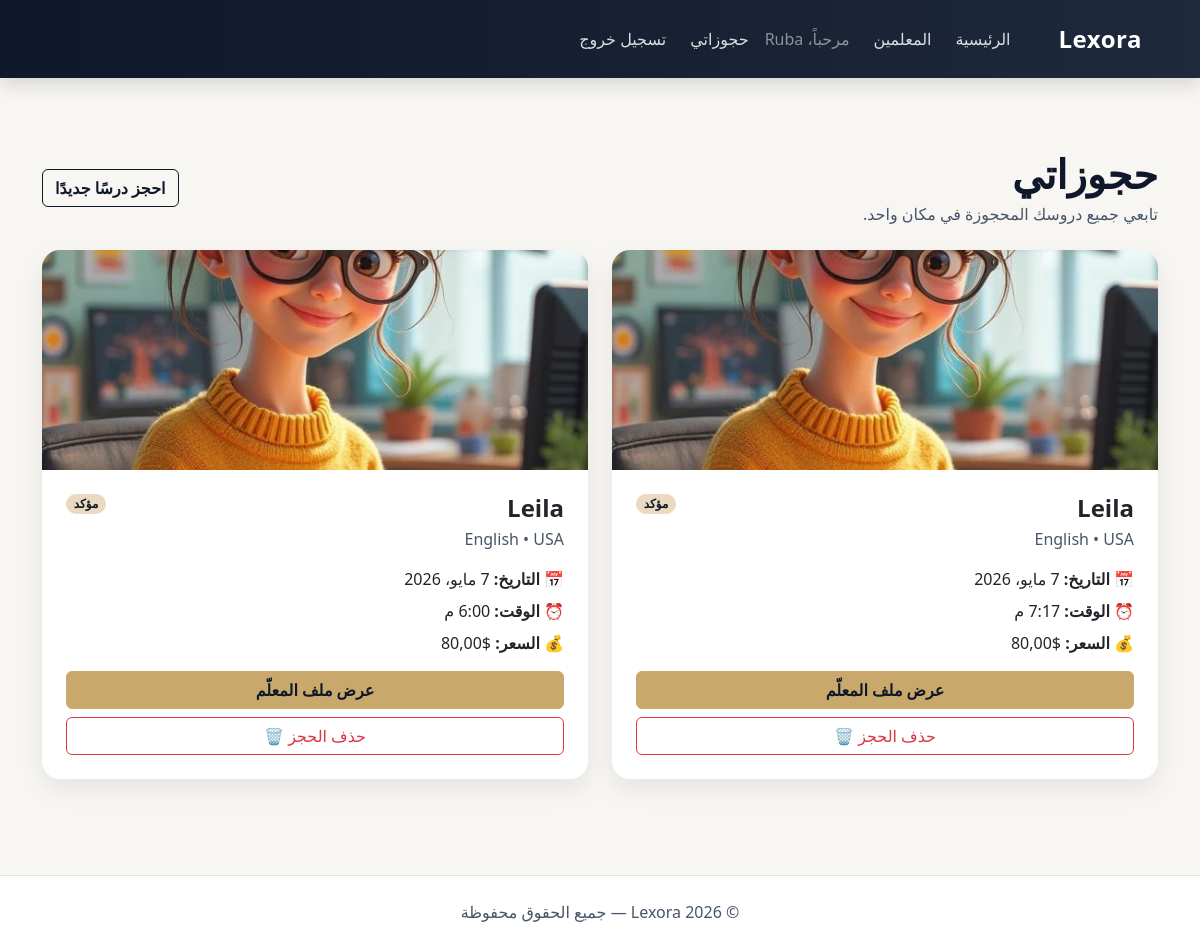
/my-bookings/ (signed in), run on the app's committed database.
### main/models.py (models this page shows, shortened)
class Booking(models.Model):
    student = models.ForeignKey(User, on_delete=models.CASCADE, related_name="student_bookings")
    tutor = models.ForeignKey(Tutor, on_delete=models.CASCADE, related_name="tutor_bookings")
    lesson_date = models.DateField()
    lesson_time = models.TimeField()
    note = models.TextField(blank=True)
    is_paid = models.BooleanField(default=False)
    amount = models.DecimalField(max_digits=10, decimal_places=2, default=0)
    platform_fee = models.DecimalField(max_digits=10, decimal_places=2, default=0)
    tutor_earnings = models.DecimalField(max_digits=10, decimal_places=2, default=0)
    currency = models.CharField(max_length=10, default="USD")
    created_at = models.DateTimeField(auto_now_add=True)

class Tutor(models.Model):
    user = models.OneToOneField(User, on_delete=models.CASCADE, null=True, blank=True)
    photo = models.ImageField(upload_to="tutors/photos/", blank=True, null=True)
    name = models.CharField(max_length=120)
    language = models.CharField(max_length=50)
    country = models.CharField(max_length=60)
    price = models.PositiveIntegerField(help_text="Price per hour in AED")
    rating = models.DecimalField(max_digits=2, decimal_places=1, default=4.8)
    bio = models.TextField(blank=True)
    lessons = models.PositiveIntegerField(default=0)
    students = models.PositiveIntegerField(default=0)
    is_active = models.BooleanField(default=True)
    created_at = models.DateTimeField(auto_now_add=True)
    updated_at = models.DateTimeField(auto_now=True)

### main/views.py (the view)
# urls.py: path('my-bookings/', views.my_bookings, name='my_bookings'),
@login_required
def my_bookings(request):
    bookings = Booking.objects.filter(student=request.user).order_by("-created_at")
    return render(request, "main/my_bookings.html", {"bookings": bookings})

### main/templates/main/my_bookings.html (shortened to what this page needs)
{% extends "main/base.html" %}
{% block content %}
<section class="py-5">
  <div class="container">
    <div class="d-flex justify-content-between align-items-center flex-wrap gap-3 mb-4">
      <div>
        <h1 class="fw-bold mb-1">حجوزاتي</h1>
        <p class="text-secondary mb-0">تابعي جميع دروسك المحجوزة في مكان واحد.</p>
      </div>
      <a href="/tutors/" class="btn btn-outline-dark">احجز درسًا جديدًا</a>
    </div>
    {% if bookings %}
      <div class="row g-4">
        {% for booking in bookings %}
        <div class="col-lg-6">
          <div class="card h-100 border-0 shadow-sm overflow-hidden">
            {% if booking.tutor.photo %}
              <img src="{{ booking.tutor.photo.url }}" alt="{{ booking.tutor.name }}"
                   style="width: 100%; height: 220px; object-fit: cover;">
            {% else %}
              <div style="width: 100%; height: 220px; background: #eee; display:flex; align-items:center; justify-content:center;">
                لا توجد صورة
              </div>
            {% endif %}
            <div class="card-body p-4">
              <div class="d-flex justify-content-between align-items-start mb-3">
                <div>
                  <h4 class="fw-bold mb-1">{{ booking.tutor.name }}</h4>
                  <p class="text-secondary mb-0">
                    {{ booking.tutor.language }} • {{ booking.tutor.country }}
                  </p>
                </div>
                <span class="badge rounded-pill" style="background:#EADBC0; color:#0F172A;">
                  مؤكد
                </span>
              </div>
              <p class="mb-2"><strong>📅 التاريخ:</strong> {{ booking.lesson_date }}</p>
              <p class="mb-2"><strong>⏰ الوقت:</strong> {{ booking.lesson_time }}</p>
              <p class="mb-3"><strong>💰 السعر:</strong> ${{ booking.amount }}</p>
              <div class="d-grid gap-2">
                <a href="{% url 'tutor_profile' booking.tutor.id %}" class="btn btn-primary">
                  عرض ملف المعلّم
                </a>
                <form method="post" action="{% url 'delete_booking' booking.id %}">
                  <button type="submit"
                          class="btn btn-outline-danger w-100"
                          onclick="return confirm('هل أنتِ متأكدة من حذف هذا الحجز؟');">
                    حذف الحجز 🗑️
                  </button>
                </form>
              </div>
            </div>
          </div>
        </div>
        {% endfor %}
      </div>
    {% else %}
      <div class="card border-0 shadow-sm p-5 text-center">
        <h3 class="fw-bold mb-3">لا توجد لديك حجوزات حتى الآن</h3>
        <p class="text-secondary mb-4">ابدئي باختيار أحد المعلّمين المناسبين لكِ.</p>
        <a href="/tutors/" class="btn btn-primary btn-lg">استعرضي المعلمين</a>
      </div>
    {% endif %}
  </div>
</section>
{% endblock %}

### main/templates/main/base.html (shortened to what this page needs)
<!DOCTYPE html>
<html lang="ar" dir="rtl">
<head>
  <link href="https://cdn.jsdelivr.net/npm/bootstrap@5.3.3/dist/css/bootstrap.min.css" rel="stylesheet">
</head>
<body>
  <nav class="navbar navbar-expand-lg navbar-dark navbar-lexora py-3">
    <div class="container">
      <a class="navbar-brand fw-bold" href="/">Lexora</a>
      <div class="collapse navbar-collapse" id="nav">
        <ul class="navbar-nav ms-auto align-items-lg-center gap-lg-2">
          <li class="nav-item">
            <a class="nav-link {% block nav_home_active %}{% endblock %}" href="/">الرئيسية</a>
          </li>
          <li class="nav-item">
            <a class="nav-link" href="/tutors/">المعلمين</a>
          </li>
          {% if user.is_authenticated %}
            <li class="nav-item">
              <span class="navbar-text text-white-50 me-2">مرحباً، {{ user.username }}</span>
            </li>
                     <li class="nav-item">
                      <a class="nav-link" href="/my-bookings/">حجوزاتي</a>
                     </li>
            <li class="nav-item">
              <a class="nav-link" href="/accounts/logout/">تسجيل خروج</a>
            </li>
          {% endif %}
        </ul>
      </div>
    </div>
  </nav>
{% block content %}{% endblock %}
  <footer class="py-4 border-top mt-5">
    <div class="container text-center">
      © {% now "Y" %} Lexora — جميع الحقوق محفوظة
    </div>
  </footer>
</body>
</html>

### main/templates/main/base.html (style rules this page uses)
body { background-color: #F8F6F2; color: #0F172A; font-family: "Segoe UI", Tahoma, sans-serif; }
.navbar-lexora { background: linear-gradient(90deg, #0F172A, #1E293B); box-shadow: 0 6px 18px rgba(15, 23, 42, 0.15); }
.navbar-brand { color: #FFFFFF !important; font-size: 1.5rem; letter-spacing: 0.5px; }
.nav-link { color: rgba(255,255,255,0.85) !important; font-weight: 500; }
.btn-primary { background-color: #C8A96B !important; border-color: #C8A96B !important; color: #0F172A !important; font-weight: 600; }
.btn-outline-dark { border-color: #0F172A !important; color: #0F172A !important; font-weight: 600; }
.card { border: none !important; border-radius: 18px !important; box-shadow: 0 10px 24px rgba(15, 23, 42, 0.08) !important; overflow: hidden; }
.text-secondary { color: #475569 !important; }
footer { background-color: #FFFFFF; color: #475569; }

### data on the page
Booking: tutor.photo (picture), tutor.name "Leila", tutor.language "English", tutor.country "USA", lesson_date "7 مايو، 2026", lesson_time "7:17 م", amount "80,00"
Booking: tutor.photo (picture), tutor.name "Leila", tutor.language "English", tutor.country "USA", lesson_date "7 مايو، 2026", lesson_time "6:00 م", amount "80,00"

### other printed values
{{ user.username }} "Ruba"
